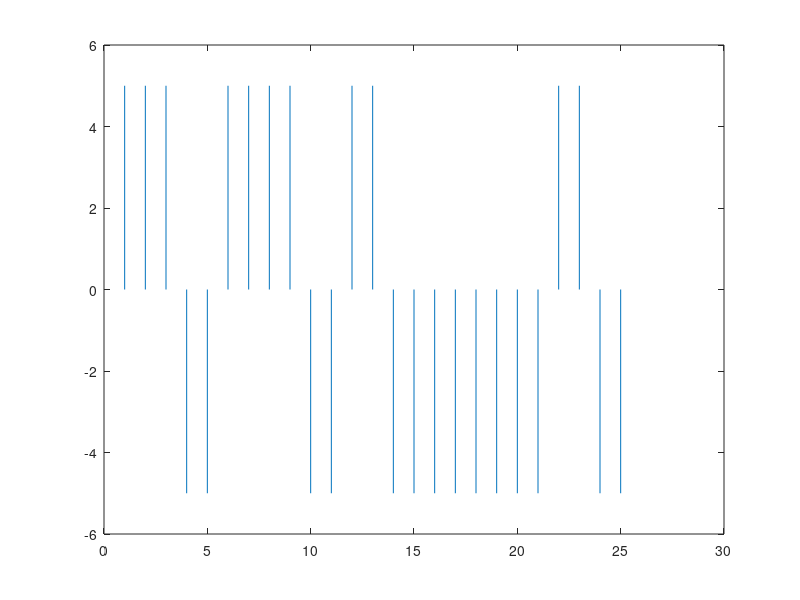

The MATLAB script that drew this image:

data = [1 1 0 1 1 0 1 0 0 0 0 1 0];
k=1;
t=0;
bitrate=2;
voltagelevel = 5;
samplesize = 100000;
for j=1:length(data)
      for i=0:(1/samplesize):bitrate/2
       time(k) = i+t;
        if data(j)==1
            result(k)=voltagelevel;
         else result(k)=-voltagelevel;
      
         end;
        k = k+1;
  
        end;
         
        
      for p=i:1/samplesize:bitrate
        time(k)=t+p;
        result(k)=0;
        k=k+1;
    end;
     t= time(k-1);
end;
   
 plot(time,result);